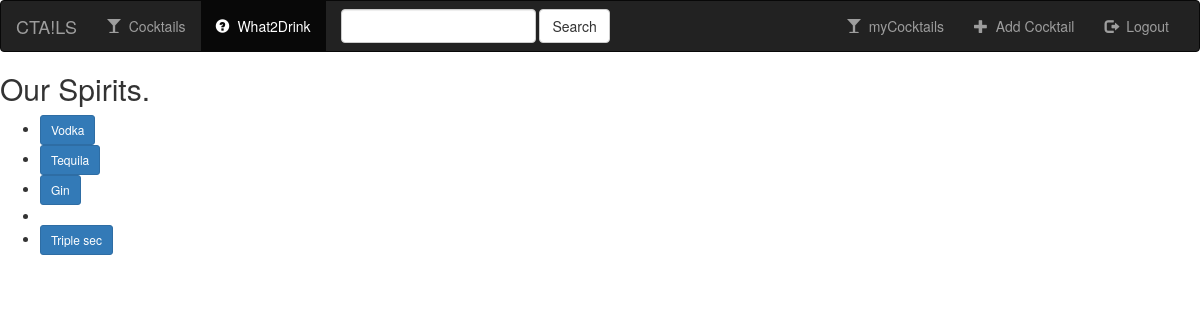
The app's page /what2drink, older data.
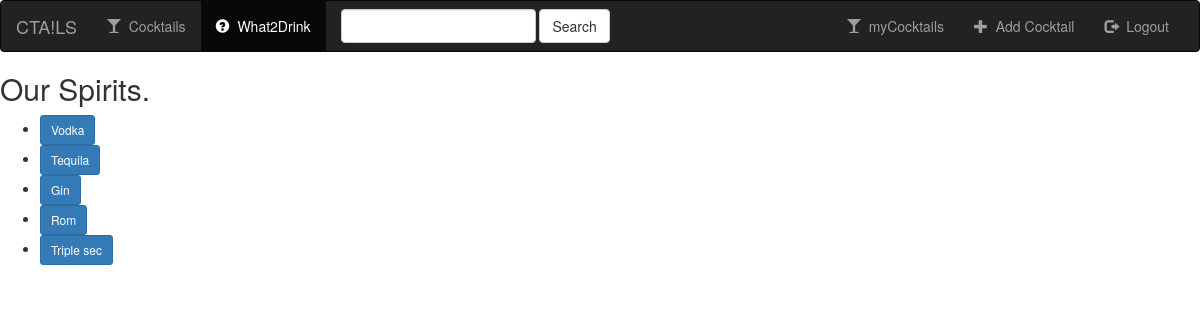
The same page, newer data.
### cocktails/models.py (models this page shows, shortened)
class Spirit(models.Model):
    cocktail = models.ForeignKey(Cocktail, on_delete=models.CASCADE)
    spirit_name = models.CharField(max_length=20)
    spirit_color = models.CharField(max_length=20)
    is_favorite = models.BooleanField(default=False)

### what2drink/views.py (the view)
# urls.py: path('', views.IndexView.as_view(), name='index'),
class IndexView(generic.ListView):
    template_name = 'what2drink/index.html'
    context_object_name = 'all_spirits'
    def get_queryset(self):
        return Spirit.objects.all()

### what2drink/templates/what2drink/index.html
{% extends 'what2drink/base.html' %}
{% block body %}
    {% if all_spirits %}
        <h2>Our Spirits.</h2>
        <ul>
            {% for c in all_spirits %}
            <li>
                {% if c.spirit_name == 'Vodka' %}
                <a href="{% url 'what2drink:vodka' c.spirit_name %}" class="btn btn-primary btn-sm">{{ c.spirit_name }}</a>
                {% endif %}
                {% if c.spirit_name == 'Tequila' %}
                <a href="{% url 'what2drink:tequila' c.spirit_name %}" class="btn btn-primary btn-sm">{{ c.spirit_name }}</a>
                {% endif %}
                {% if c.spirit_name == 'Gin' %}
                <a href="{% url 'what2drink:gin' c.spirit_name %}" class="btn btn-primary btn-sm">{{ c.spirit_name }}</a>
                {% endif %}
                {% if c.spirit_name == 'Rom' %}
                <a href="{% url 'what2drink:rom' c.spirit_name %}" class="btn btn-primary btn-sm">{{ c.spirit_name }}</a>
                {% endif %}
                {% if c.spirit_name == 'Triple sec' %}
                <a href="{% url 'what2drink:triple sec' c.spirit_name %}" class="btn btn-primary btn-sm">{{ c.spirit_name }}</a>
                {% endif %}
            {% endfor %}
        </ul>
    {% else %}
        <h3>There is not any Spirits</h3>
    {% endif %}
{% endblock %}

### what2drink/templates/what2drink/base.html (shortened to what this page needs)
<!DOCTYPE html>
<html lang="en">
<head>
    {% load staticfiles %}
    <link href="https://maxcdn.bootstrapcdn.com/bootstrap/3.3.7/css/bootstrap.min.css" rel="stylesheet">
    <link rel="stylesheet" type="text/css" href="{% static 'what2drink/style.css' %}" />
</head>
<body>
    <nav class="navbar navbar-inverse">
    <div class="container-fluid">
        <div class="navbar-header">
            <a class="navbar-brand" href="{% url 'Homepage:index' %}" >CTA!LS</a>
        </div>
        <div class="collapse navbar-collapse" id="topNavBar">
            <ul class="nav navbar-nav">
                <li class="#">
                    <a href="{% url 'cocktails:index' %}">
                        <span class="glyphicon glyphicon-glass" aria-hidden="true"></span>&nbsp; Cocktails
                    </a>
                </li>
                <li class="active">
                    <a href="{% url 'what2drink:index' %}">
                        <span class="glyphicon glyphicon-question-sign" aria-hidden="true"></span>&nbsp; What2Drink
                    </a>
                </li>
            </ul>
            <form class="navbar-form navbar-left" role="search" method="get" action="#">
                <div class="form-group">
                    <input type="text" class="form-control" name="q" value="">
                </div>
                <button type="submit" class="btn btn-default">Search</button>
            </form>
            <ul class="nav navbar-nav navbar-right">
                <li class="">
                    <a href="{% url 'usercocktails:index' %}">
                        <span class="glyphicon glyphicon-glass" aria-hidden="true"></span>&nbsp; myCocktails
                    </a>
                </li>
                <li class="{% block addCocktail_active %}{% endblock %}">
                    <a href="{% url 'usercocktails:cocktail-add' %}">
                        <span class="glyphicon glyphicon-plus" aria-hidden="true"></span>&nbsp; Add Cocktail
                    </a>
                </li>
                <li class="">
                    <a href="{% url 'Homepage:logout' %}">
                        <span class="glyphicon glyphicon-log-out" aria-hidden="true"></span>&nbsp; Logout
                    </a>
                </li>
            </ul>
        </div>
    </div>
</nav>
{% block body %}
{% endblock %}
</body>
</html>

Row changes from the older to the newer data that the page shows:
now on this page (row edited): Spirit: spirit_name "Rom"
